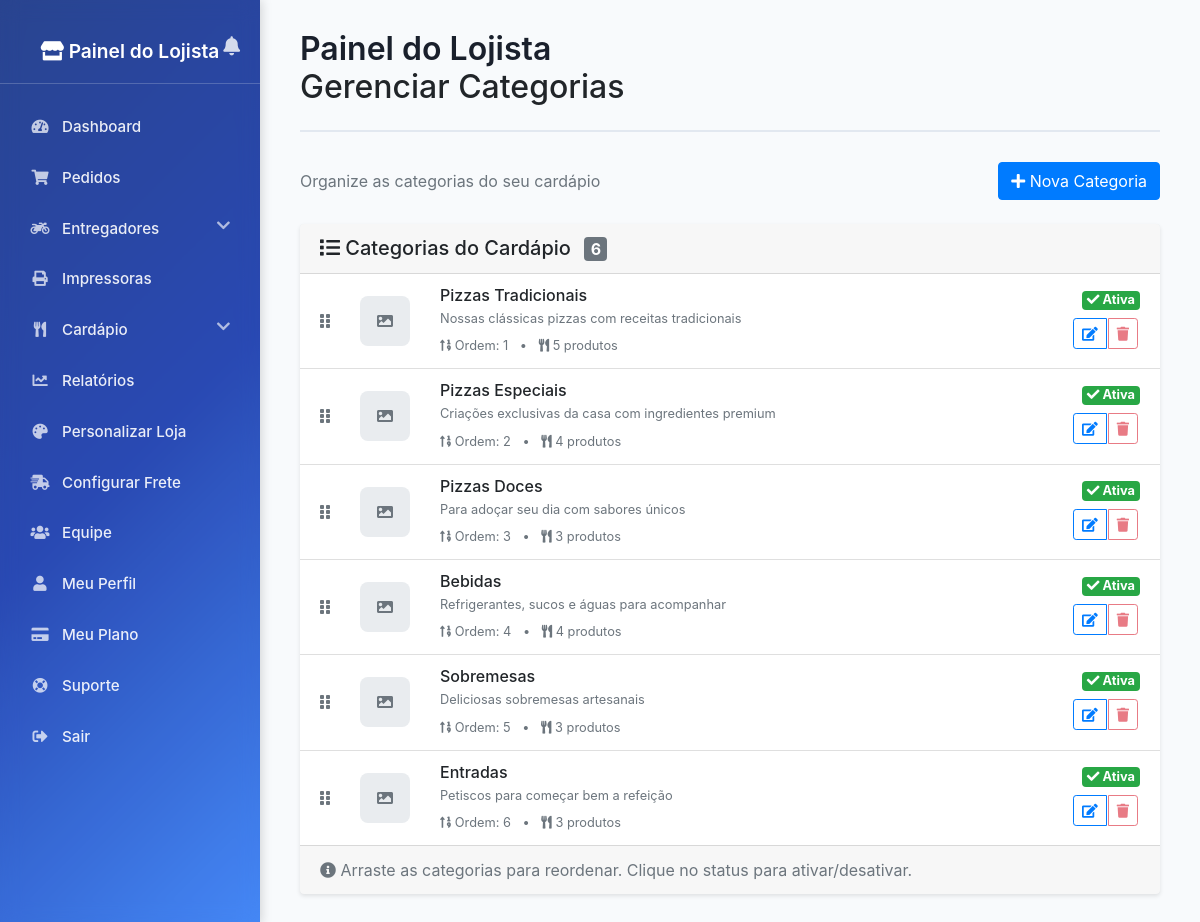
The app's page /admin-loja/categorias/ (signed in) with its own data.
### core/models.py (models this page shows, shortened)
class Categoria(models.Model):
    id = models.UUIDField(primary_key=True, default=uuid.uuid4, editable=False)
    restaurante = models.ForeignKey(Restaurante, on_delete=models.CASCADE, related_name='categorias')
    nome = models.CharField(max_length=100)
    slug = models.SlugField(max_length=100, blank=True)
    descricao = models.TextField(blank=True)
    imagem = models.ImageField(upload_to='categorias/', null=True, blank=True)
    ordem = models.PositiveIntegerField(default=0)
    ativo = models.BooleanField(default=True)
    created_at = models.DateTimeField(auto_now_add=True)
    class Meta:
        db_table = 'categorias'
        verbose_name = 'Categoria'
        verbose_name_plural = 'Categorias'
        ordering = ['ordem', 'nome']
        unique_together = ['restaurante', 'slug']

### admin_loja/views.py (the view)
# urls.py: path('categorias/', views.admin_loja_categorias, name='categorias'),
@painel_loja_required
def admin_loja_categorias(request):
    redirect_response = verificar_permissao_gerencial(request, "o gerenciamento de categorias")
    if redirect_response:
        return redirect_response
    restaurante = Restaurante.objects.filter(proprietario=request.user).first()
    if not restaurante:
        return render(request, 'admin_loja/categorias.html', {
            'msg': 'Você não tem permissão para acessar esta página.'
        })
    categorias = Categoria.objects.filter(restaurante=restaurante).order_by('ordem', 'nome')
    return render(request, 'admin_loja/categorias.html', {
        'categorias': categorias,
        'restaurante': restaurante
    })

### admin_loja/context_processors.py (called while the page is built)
def painel_permissoes(request):
    user = request.user
    if not user.is_authenticated:
        return {
            'is_lojista': False,
            'is_gerente': False,
            'is_atendente': False,
        }
    is_lojista = getattr(user, 'tipo_usuario', None) == 'lojista'
    is_gerente = getattr(user, 'tipo_usuario', None) == 'gerente'
    is_atendente = user.groups.filter(name='Atendente').exists()
    return {
        'is_lojista': is_lojista,
        'is_gerente': is_gerente,
        'is_atendente': is_atendente,
    }

### admin_loja/utils.py (called while the page is built)
def painel_loja_required(view_func):
    def check_user(user):
        return (
            getattr(user, 'tipo_usuario', None) in ['lojista', 'gerente']
            or user.groups.filter(name='Atendente').exists()
        )
    return user_passes_test(check_user, login_url='login')(view_func)

def verificar_permissao_gerencial(request, recurso="esta funcionalidade"):
    tipo_usuario = getattr(request.user, 'tipo_usuario', None)
    if tipo_usuario not in ['lojista', 'gerente']:
        messages.error(request, f'Você não tem permissão para acessar {recurso}.')
        return redirect('admin_loja:dashboard')
    return None

### core/context_processors.py (called while the page is built)
def site_context(request):
    context = {}
    try:
        restaurante = Restaurante.objects.filter(status='ativo').first()
        if restaurante:
            context['restaurante_atual'] = restaurante
            context['cores_tema'] = {
                'primaria': restaurante.cor_primaria,
                'secundaria': restaurante.cor_secundaria,
                'destaque': restaurante.cor_destaque,
            }
    except Restaurante.DoesNotExist:
        context['restaurante_atual'] = None
        context['cores_tema'] = {
            'primaria': '#dc3545',
            'secundaria': '#6c757d',
            'destaque': '#ffc107',
        }
    return context

### admin_loja/templates/admin_loja/categorias.html (shortened to what this page needs)
{% extends 'admin_loja/base_admin_loja.html' %}
{% block header %}
<h2>Gerenciar Categorias</h2>
{% endblock %}
{% block content %}
<link href="https://cdn.jsdelivr.net/npm/bootstrap@4.6.0/dist/css/bootstrap.min.css" rel="stylesheet">
<link rel="stylesheet" href="https://cdnjs.cloudflare.com/ajax/libs/font-awesome/5.15.4/css/all.min.css">
<div class="d-flex justify-content-between align-items-center mb-4">
    <div>
        <p class="text-muted mb-0">Organize as categorias do seu cardápio</p>
    </div>
    <a href="{% url 'admin_loja:categoria_cadastrar' %}" class="btn btn-primary">
        <i class="fas fa-plus"></i> Nova Categoria
    </a>
</div>
{% if categorias %}
<div class="card">
    <div class="card-header">
        <h5 class="mb-0">
            <i class="fas fa-list"></i> Categorias do Cardápio
            <span class="badge badge-secondary ml-2">{{ categorias.count }}</span>
        </h5>
    </div>
    <div class="card-body p-0">
        <div id="categorias-sortable" class="list-group list-group-flush">
            {% for categoria in categorias %}
            <div class="list-group-item categoria-item" data-categoria-id="{{ categoria.id }}">
                <div class="row align-items-center">
                    <div class="col-auto">
                        <i class="fas fa-grip-vertical text-muted drag-handle" style="cursor: move;" title="Arrastar para reordenar"></i>
                    </div>
                    <div class="col-auto">
                        {% if categoria.imagem %}
                            <img src="{{ categoria.imagem.url }}" alt="{{ categoria.nome }}" class="categoria-thumb">
                        {% else %}
                            <div class="categoria-thumb-placeholder">
                                <i class="fas fa-image"></i>
                            </div>
                        {% endif %}
                    </div>
                    <div class="col">
                        <div class="d-flex justify-content-between align-items-start">
                            <div>
                                <h6 class="mb-1">{{ categoria.nome }}</h6>
                                {% if categoria.descricao %}
                                    <p class="text-muted mb-1 small">{{ categoria.descricao|truncatechars:80 }}</p>
                                {% endif %}
                                <small class="text-muted">
                                    <i class="fas fa-sort-numeric-up"></i> Ordem: {{ categoria.ordem }}
                                    <span class="mx-2">•</span>
                                    <i class="fas fa-utensils"></i> {{ categoria.produtos.count }} produto{{ categoria.produtos.count|pluralize }}
                                </small>
                            </div>
                            <div class="text-right">
                                <div class="mb-2">
                                    {% if categoria.ativo %}
                                        <span class="badge badge-success status-badge"
                                              data-categoria-id="{{ categoria.id }}"
                                              data-ativo="true"
                                              style="cursor: pointer;"
                                              title="Clique para desativar">
                                            <i class="fas fa-check"></i> Ativa
                                        </span>
                                    {% endif %}
                                </div>
                                <div class="btn-group" role="group">
                                    <a href="{% url 'admin_loja:categoria_editar' categoria.id %}"
                                       class="btn btn-sm btn-outline-primary" title="Editar">
                                        <i class="fas fa-edit"></i>
                                    </a>
                                    {% if categoria.produtos.count == 0 %}
                                        <a href="{% url 'admin_loja:categoria_deletar' categoria.id %}"
                                           class="btn btn-sm btn-outline-danger" title="Deletar"
                                           onclick="return confirm('Tem certeza que deseja deletar esta categoria?')">
                                            <i class="fas fa-trash"></i>
                                        </a>
                                    {% else %}
                                        <button class="btn btn-sm btn-outline-danger" disabled title="Categoria contém produtos">
                                            <i class="fas fa-trash"></i>
                                        </button>
                                    {% endif %}
                                </div>
                            </div>
                        </div>
                    </div>
                </div>
            </div>
            {% endfor %}
        </div>
    </div>
    <div class="card-footer text-muted">
        <i class="fas fa-info-circle"></i>
        Arraste as categorias para reordenar. Clique no status para ativar/desativar.
    </div>
</div>
{% endif %}
{% endblock %}

### admin_loja/templates/admin_loja/base_admin_loja.html (style rules this page uses)
body { display: flex; min-height: 100vh; margin: 0; font-family: 'Segoe UI', Tahoma, Geneva, Verdana, sans-serif; }
.card { border: 1px solid rgba(0,0,0,.125); border-radius: 0.5rem; box-shadow: 0 0.125rem 0.25rem rgba(0,0,0,.075); }
.btn { border-radius: 0.375rem; font-weight: 500; }
.badge { font-size: 0.75em; }
.text-muted { color: #6c757d !important; }

### admin_loja/templates/admin_loja/categorias.html (style rules this page uses)
.categoria-thumb-placeholder { width: 50px; height: 50px; background: #e9ecef; border-radius: 8px; display: flex; align-items: center; justify-content: center; color: #6c757d; }
.categoria-item { transition: all 0.3s ease; border-left: 4px solid transparent; }
.drag-handle { padding: 8px; margin: -8px; border-radius: 4px; }
.status-badge { transition: all 0.3s ease; }
.card { border: none; box-shadow: 0 2px 4px rgba(0,0,0,0.1); }
.btn-group .btn { margin-right: 2px; }
.badge { font-size: 0.8em; }

### records on screen
Categoria: nome "Pizzas Tradicionais", descricao "Nossas clássicas pizzas com receitas tradicionais", ordem "1", produtos.count "5"
Categoria: nome "Pizzas Especiais", descricao "Criações exclusivas da casa com ingredientes premium", ordem "2", produtos.count "4"
Categoria: nome "Pizzas Doces", descricao "Para adoçar seu dia com sabores únicos", ordem "3", produtos.count "3"
Categoria: nome "Bebidas", descricao "Refrigerantes, sucos e águas para acompanhar", ordem "4", produtos.count "4"
Categoria: nome "Sobremesas", descricao "Deliciosas sobremesas artesanais", ordem "5", produtos.count "3"
Categoria: nome "Entradas", descricao "Petiscos para começar bem a refeição", ordem "6", produtos.count "3"

### other values on screen
{{ categorias.count }} "6"
